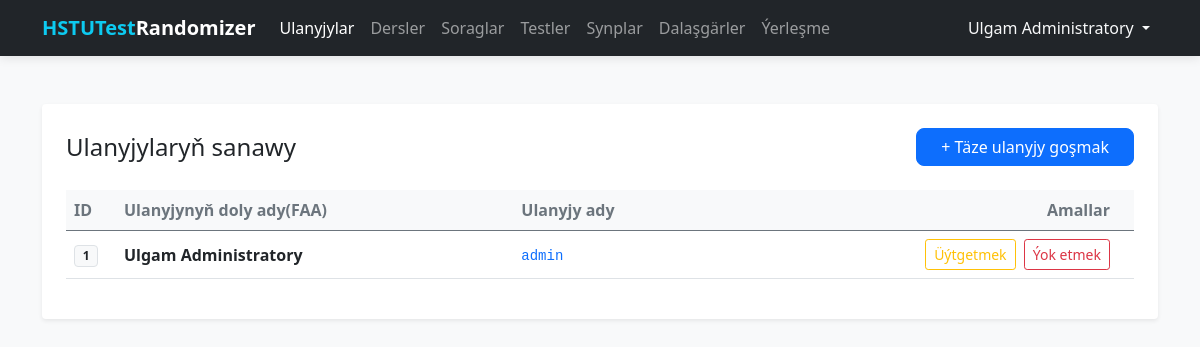
Page /users/ (signed in) on the committed database.
### tables this page shows
CREATE TABLE users (
    id INTEGER PRIMARY KEY AUTOINCREMENT,
    full_name TEXT NOT NULL,
    username TEXT UNIQUE NOT NULL,
    password TEXT NOT NULL
);

### routes/users.py (the view)
@users_bp.route('/')
@login_required
def index():
    db = get_db_connection()
    users = db.execute('SELECT id, full_name, username FROM users').fetchall()
    db.close()
    return render_template('users/list.html', users=users)

### database.py (called while the page is built)
def get_db_connection():
    conn = sqlite3.connect(DATABASE)
    conn.row_factory = sqlite3.Row  # Позволяет обращаться к полям по именам
    return conn

### templates/users/list.html (shortened to what this page needs)
{% extends 'base.html' %}
{% block content %}
<div class="main-card shadow-sm p-4 bg-white rounded">
    <div class="d-flex justify-content-between align-items-center mb-4">
        <h2 class="h4 mb-0">Ulanyjylaryň sanawy</h2>
        <a href="{{ url_for('users.create') }}" class="btn btn-primary px-4">
             + Täze ulanyjy goşmak
        </a>
    </div>
    <div class="table-responsive">
        <table class="table table-hover align-middle">
            <thead class="table-light text-secondary">
                <tr>
                    <th style="width: 50px;">ID</th>
                    <th>Ulanyjynyň doly ady(FAA)</th>
                    <th>Ulanyjy ady</th>
                    <th class="text-end px-4">Amallar</th>
                </tr>
            </thead>
            <tbody>
                {% for user in users %}
                <tr>
                    <td><span class="badge bg-light text-dark border">{{ user.id }}</span></td>
                    <td><strong>{{ user.full_name }}</strong></td>
                    <td><code class="text-primary">{{ user.username }}</code></td>
                    <td class="text-end px-4">
                        <a href="{{ url_for('users.edit', id=user.id) }}" class="btn btn-sm btn-outline-warning me-1">
                            Üýtgetmek
                        </a>
                        <form action="{{ url_for('users.delete', id=user.id) }}" method="POST" class="d-inline">
                            <button type="submit" class="btn btn-sm btn-outline-danger"
                                onclick="return confirm('Ulanyjyny ýok etmelimi?')">
                                Ýok etmek
                            </button>
                        </form>
                    </td>
                </tr>
                {% else %}
                <tr>
                    <td colspan="4" class="text-center py-4 text-muted">
                        Heniz ulanyjy ýok.
                    </td>
                </tr>
                {% endfor %}
            </tbody>
        </table>
    </div>
</div>
{% endblock %}

### templates/base.html (shortened to what this page needs)
<!DOCTYPE html>
<html lang="ru">
<head>
    <link rel="stylesheet" href="{{ url_for('static', filename='css/bootstrap.min.css') }}">
</head>
<body>
    <nav class="navbar navbar-expand-lg navbar-dark bg-dark">
        <div class="container">
            <a class="navbar-brand fw-bold" href="/">
                <span class="text-info">HSTUTest</span>Randomizer
            </a>
            <div class="collapse navbar-collapse" id="navbarNav">
                <ul class="navbar-nav me-auto">
                    {% if current_user.is_authenticated %}
                    <li class="nav-item">
                        <a class="nav-link {{ 'active' if request.endpoint == 'users.index' }}"
                            href="{{ url_for('users.index') }}">Ulanyjylar</a>
                    </li>
                    <li class="nav-item">
                        <a class="nav-link" href="{{ url_for('subjects.index') }}">Dersler</a>
                    </li>
                    <li class="nav-item">
                        <a class="nav-link" href="{{ url_for('questions.index') }}">Soraglar</a>
                    </li>
                    <li class="nav-item">
                        <a class="nav-link {{ 'active' if request.endpoint and request.endpoint.startswith('tests.') }}"
                            href="{{ url_for('tests.index') }}">Testler</a>
                    </li>
                    <li class="nav-item">
                        <a class="nav-link {{ 'active' if request.endpoint and request.endpoint.startswith('classrooms.') }}"
                            href="{{ url_for('classrooms.index') }}">Synplar</a>
                    </li>
                    <li class="nav-item">
                        <a class="nav-link {{ 'active' if request.endpoint and request.endpoint.startswith('students.') }}"
                            href="{{ url_for('students.index') }}">Dalaşgärler</a>
                    </li>
                    <li class="nav-item">
                        <a class="nav-link {{ 'active' if request.endpoint and request.endpoint.startswith('exam.') }}"
                            href="{{ url_for('exam.index') }}">Ýerleşme</a>
                    </li>
                    {% endif %}
                </ul>
                <ul class="navbar-nav">
                    {% if current_user.is_authenticated %}
                    <li class="nav-item dropdown">
                        <a class="nav-link dropdown-toggle text-light" href="#" id="userDropdown" role="button"
                            data-bs-toggle="dropdown">
                            {{ current_user.full_name }}
                        </a>
                    </li>
                    {% else %}
                    <li class="nav-item">
                        <a class="nav-link" href="{{ url_for('auth.login') }}">Ulgama girmek</a>
                    </li>
                    {% endif %}
                </ul>
            </div>
        </div>
    </nav>
    <div class="container">
        {% block content %}{% endblock %}
    </div>
</body>
</html>

### templates/base.html (style rules this page uses)
:root { --bg-color: #f8f9fa; }
body { background-color: var(--bg-color); font-family: 'Segoe UI', Tahoma, Geneva, Verdana, sans-serif; }
.navbar { box-shadow: 0 2px 10px rgba(0, 0, 0, 0.1); }
.main-card { background: #ffffff; border: none; border-radius: 12px; box-shadow: 0 0.5rem 1rem rgba(0, 0, 0, 0.05); padding: 2rem; margin-top: 2rem; }
.btn-primary { border-radius: 8px; }

### rows in the picture
users: full_name "Ulgam Administratory", id "1", username "admin"
